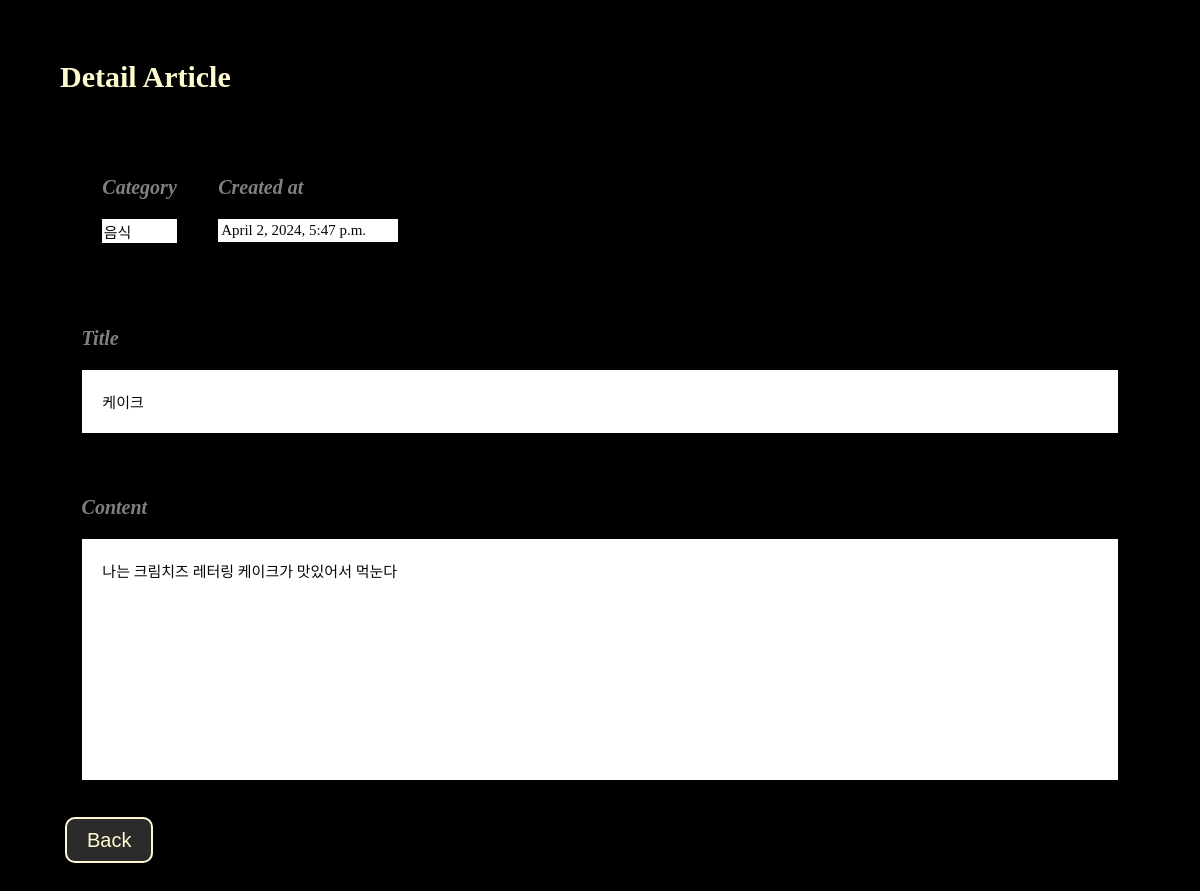
/detail/3, run on the app's committed database.
### blogApp/models.py (models this page shows, shortened)
class Article(models.Model):
    title = models.CharField(max_length=200)
    content= models.TextField()
    category = models.CharField(max_length=30) #카테고리명
    created_at = models.DateTimeField(auto_now_add=True)  #만든 시간

### blogApp/views.py (the view)
# urls.py: path('detail/<int:article_id>',views.detail,name='detail'),  #int정수가 뒤에 오는 이름이고, article_id로 저장할거다.
def detail(request, article_id):
    article = Article.objects.get(pk = article_id)  #변수니까 {{ }} 로 할 필요없음 그건 html에서 하면 된다!
    return render(request, 'detail.html', {'article': article})

### blogApp/templates/detail.html (shortened to what this page needs)
{% load static %}
<!DOCTYPE html>
<html lang="en">
    <head>
        <link rel="stylesheet" type="text/css" href="{% static 'detail1.css' %}" />
    </head>
    <body>
        <h1>Detail Article</h1>
        <div class="top-box">
            <div>
                <h3>Category</h3>
                <div class="box">{{article.category}} <br /></div>
            </div>
            <div>
                <h3>Created at</h3>
                <div class="box" id="time">{{article.created_at}}</div>
            </div>
        </div>
        <div>
            <h3>Title</h3>
            <div class="box">{{article.title}} <br /></div>
        </div>
        <div>
            <h3>Content</h3>
            <div class="box" id="content">{{article.content}} <br /></div>
        </div>
        <br />
        <a id="back" href="{% url 'list' %}">Back</a>
    </body>
</html>

### blogApp/static/detail1.css (style rules this page uses)
body { margin: 5%; background-color: rgb(0, 0, 0); color: rgb(8, 8, 8); font-family: 'Apple SD Gothic Neo'; font-size: 15px; }
div { padding: 2%; }
h1 { color: lemonchiffon; }
h3 { font-style: italic; color: gray; font-size: 20px; left: 10px; }
.top-box { display: flex; justify-content: left; }
.box { background-color: white; }
#time { min-width: 120%; }
#content { min-height: 200px; }
a { color: rgb(255, 255, 255); text-decoration: none; font-family: sans-serif; position: relative; left: 120px; font-size: 17px; font-style: normal; font-weight: normal; }
#back { margin-top: 20%; font-style: bolder; font-size: 20px; font-family: Verdana, Geneva, Tahoma, sans-serif; color: lemonchiffon; padding-left: 20px; padding-right: 20px; padding-top: 10px; padding-bottom: 10px; background-color: #ffffff2b; border: 2px solid lemonchiffon; position: relative; left: 5px; top: 10px; border-radius: 10px; }

### data on the page
Article: category "음식", created_at "April 2, 2024, 5:47 p.m.", title "케이크", content "나는 크림치즈 레터링 케이크가 맛있어서 먹눈다"
